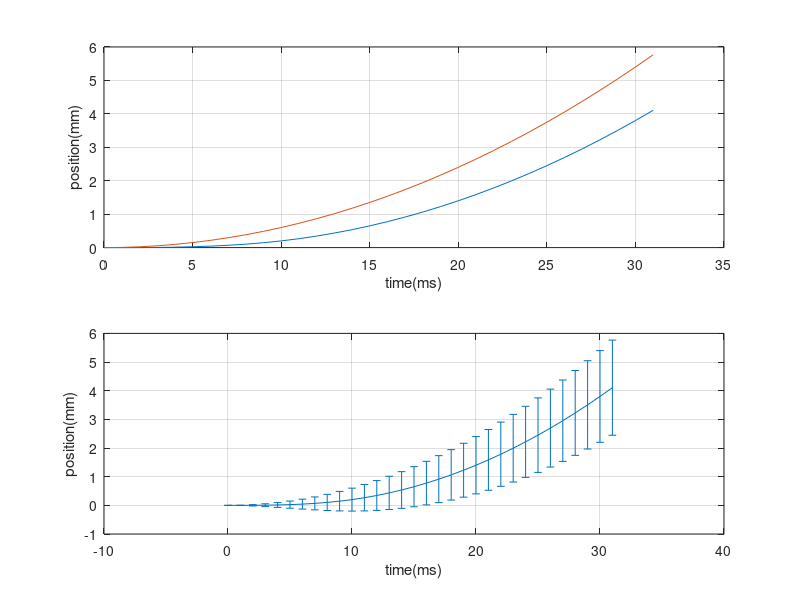

Write the MATLAB code that produced this figure.
%% limit Jerk
clc;
a = 1.2;                % 10 m/s^2
a = a*10*1e3/1e6;       % mm/ms^2
vmax = 30;              % m/min
vmax = vmax*1e3/60/1e3; % mm/ms 
Jcof = 1e-1;            
J = a*Jcof;             % mm/s^3

t = linspace(0,1000,1000+1);    % ms
s = zeros(1,length(t));
t_Stage1 = t(t<a/J);
t_Stage2 = t(t >= a/J & t <= vmax/a-a/J);
tn = [t_Stage1,t_Stage2];
s1 = 1/6*J.*t_Stage1.^3;
s2 = 1/2*a.*(t_Stage2 - a/J).^2 + ...
    (a^2/2/J).*(t_Stage2 - a/J) + ...
    a^3/6/J^2;
sn = 1/2*a.*(tn).^2;
try
    close('s-model')
catch
end
figure('name','s-model')
subplot(211)
plot(tn,[s1,s2])
hold on 
plot(tn,sn)
xlabel('time(ms)')
ylabel('position(mm)')
grid on 
subplot(212)
errorbar(tn,[s1,s2],sn-[s1,s2])
xlabel('time(ms)')
ylabel('position(mm)')
grid on 
